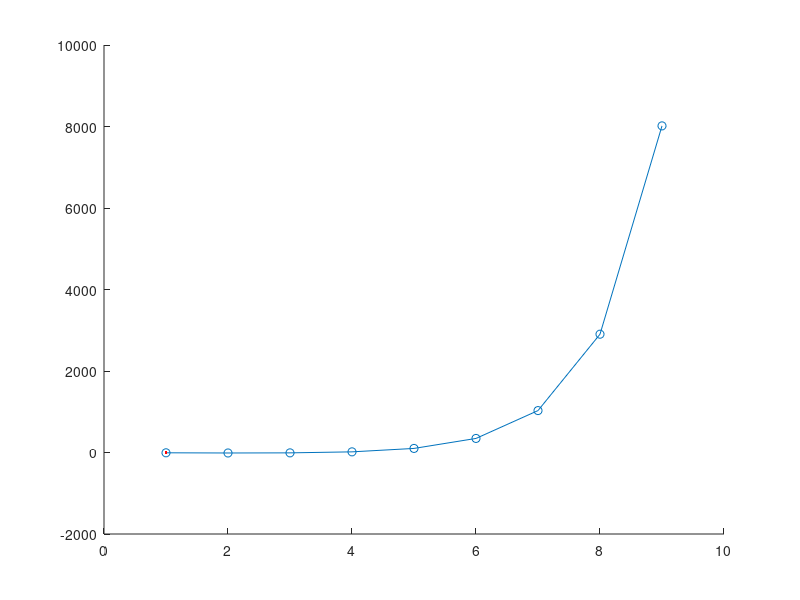

This chart was generated by the following MATLAB code: (Note: this script raises an error after producing the figure.)
f = @(x) exp(x) + log(x) - 10*x;
xs = (0:1:9);
f_xs = f(xs);

figure;
hold on;
% Используем логарифмический масштаб по оси Y
plot(xs, f_xs, '-o', LineWidth=2, Color="r");
xline(3, 'b--', LineWidth=1);
xline(4, 'b--', LineWidth=1);
yline(0, 'g--', LineWidth=1);
title('$f(x) = e^{x} + \ln(x) - 10x$', 'Interpreter', 'latex');
xlabel('$x$', 'Interpreter', 'latex');
ylabel('$f(x)$', 'Interpreter', 'latex');
grid on;